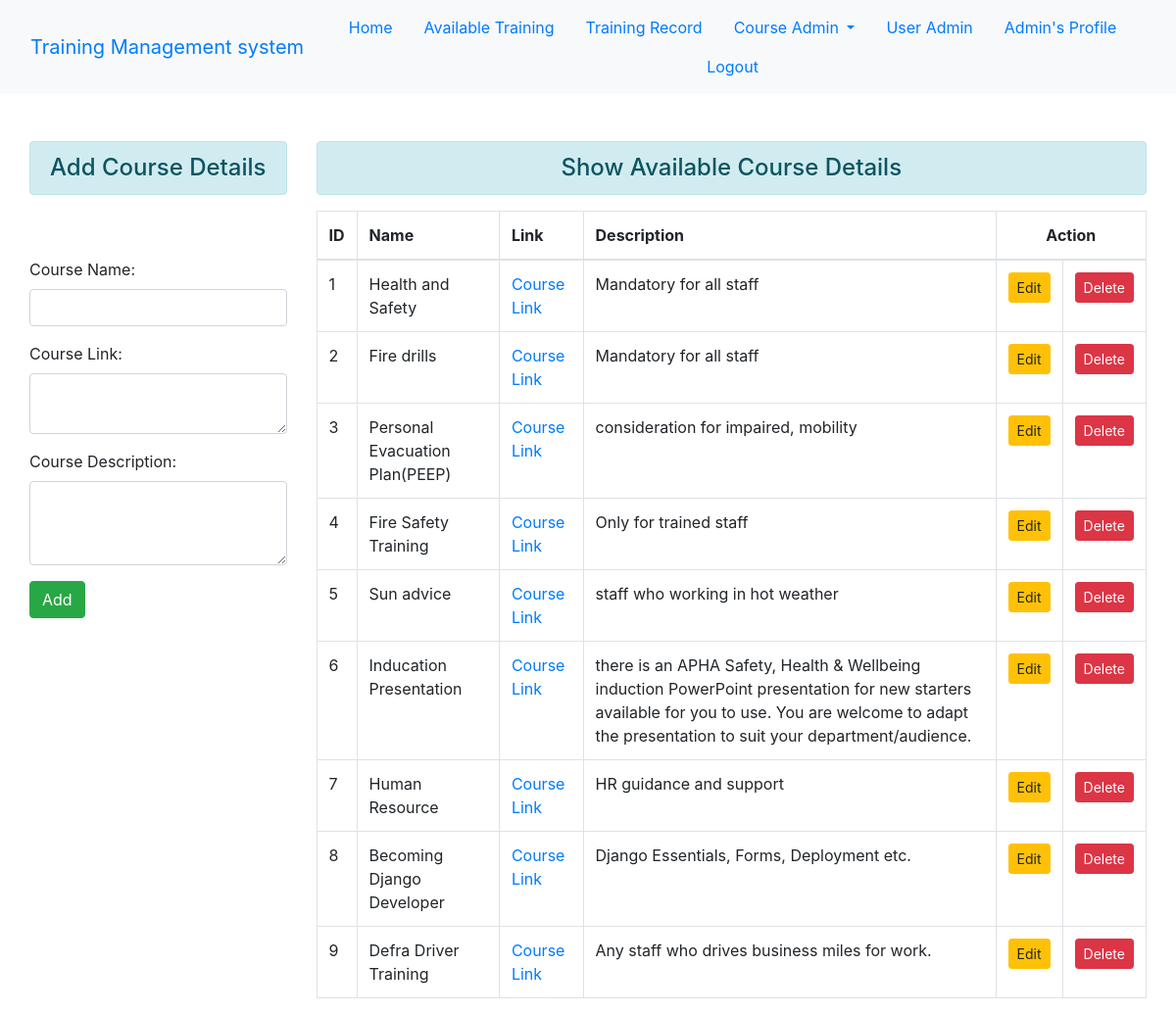
/course/add_details/ (signed in), run on the app's committed database.
### courseapp/models.py (models this page shows, shortened)
class CourseDetails(models.Model):
    course_name = models.CharField(max_length=100, unique=True, blank=False)
    course_link = models.URLField(verbose_name="Course Link", max_length=1000, unique=True, blank=False)
    course_desc = models.TextField(blank=True)

### courseapp/views.py (the view)
# urls.py: path('add_details/', views.add_course, name='add_details'),
@user_passes_test(lambda user: user.is_superuser)
def add_course(request):
    if request.method == 'POST':
        fm = CourseDetailsForm(request.POST)
        if fm.is_valid():
            fm.save()
            fm = CourseDetailsForm()
            messages.success(request, 'Course Successfully Added!!')
    else:
        fm = CourseDetailsForm()
    courses = CourseDetails.objects.all()
    return render(request, 'courseapp/add_details.html', {'form':fm, 'courses':courses})

### courseapp/forms.py
class CourseDetailsForm(forms.ModelForm):
    class Meta:
        model = models.CourseDetails
        fields = "__all__"
        labels = { 'course_name': 'Course Name', 'course_link': 'Course Link', 'course_desc':'Course Description'}
        widgets = { 'course_name': forms.TextInput(attrs={'class':'form-control'}),
                   'course_link': forms.Textarea(attrs={'rows':2, 'class':'form-control'}),
                   'course_desc': forms.Textarea(attrs={'rows':3, 'class':'form-control'})}

### courseapp/templates/courseapp/add_details.html (shortened to what this page needs)
{% extends 'enrollapp/base.html' %}
{% block content %}
<div class="row">
    <div class="col-sm-3 ">
        <h4 class="text-center alert alert-info"> Add Course Details </h4>
        <br/>
        <br>
        <form action="" method = "POST">
            {{ form.as_p }}
            <input type="submit" class="btn btn-success" value="Add">
        </form>
    </div>
    <div class="col-sm-9">
        <h4 class="text-center alert alert-info"> Show Available Course Details </h4>
        {% if courses %}
            <table class="table table-hover table-bordered">
                <thead>
                    <tr>
                        <th scope="col">ID</th>
                        <th scope="col">Name</th>
                        <th scope="col">Link</th>
                        <th scope="col">Description</th>
                        <th scope="col" colspan="2" style="text-align:center">Action</th>
                    </tr>
                </thead>
                <tbody>
                    {% for course in courses %}
                        <tr>
                            <td scope="row">{{course.id}}</td>
                            <td>{{course.course_name}} </td>
                            <td><a href="{{course.course_link}}" target="_blank">Course Link</a></td>
                            <td>{{course.course_desc}}</td>
                            <td>
                                <a href="{% url 'update_course' course.id %}" class="btn btn-warning btn-sm">Edit</a>
                            </td>
                            <td>
                                <form action="{% url 'delete_course' course.id %}" method="post" class="d-inline">
                                    <input type="submit" class="btn btn-danger btn-sm" onclick='confirm("Are you sure to delete this record?")' value="Delete">
                                </form>
                            </td>
                        </tr>
                    {% endfor %}
                </tbody>
          </table>
        {%else%}
            <h4 class="text-center alert alert-warning"> No Records</h4>
        {% endif %}
    </div>
</div>
{% endblock content %}

### enrollapp/templates/enrollapp/navbar.html (shortened to what this page needs)
{% if user.is_authenticated  %}
<nav class="navbar navbar-expand-lg bg-body-tertiary bg-light" style="background-color: #e3f2fd;">
  <div class="container-fluid">
    <a class="navbar-brand" href="{% url 'home'%}">Training Management system</a>
    <div class="collapse navbar-collapse" id="navbarNavDropdown">
      <ul class="nav justify-content-center">
        <li class="nav-item">
          <a class="nav-link active" aria-current="page" href="{% url 'home'%}">Home</a>
        </li>
        <li class="nav-item">
          <a class="nav-link" href="{% url 'show_availtraining'%}">Available Training</a>
        </li>
        <li class="nav-item">
          <a class="nav-link" href="{% url 'show_trainingrecord'%}">Training Record</a>
        </li>
        {% if user.is_superuser %}
        <li class="nav-item dropdown">
          <a class="nav-link dropdown-toggle" href="#" role="button" data-toggle="dropdown" aria-haspopup="true" aria-expanded="false">
           Course Admin
          </a>
        </li>
        <li class="nav-item">
          <a class="nav-link" href="{% url 'userdetail'%}">User Admin</a>
        </li>
        {% endif %}
        <li class="nav-item">
          <a class="nav-link" href="{% url 'profile'%}">{{user.username}}'s Profile</a>
        </li>
        <li class="nav-item">
          <a class="nav-link" href="{% url 'logout'%}">Logout</a>
        </li>
      </ul>
    </div>
  </div>
</nav>
    {% endif %}

### data on the page
CourseDetails: id "1", course_name "Health and Safety", course_desc "Mandatory for all staff"
CourseDetails: id "2", course_name "Fire drills", course_desc "Mandatory for all staff"
CourseDetails: id "3", course_name "Personal Evacuation Plan(PEEP)", course_desc "consideration for impaired, mobility"
CourseDetails: id "4", course_name "Fire Safety Training", course_desc "Only for trained staff"
CourseDetails: id "5", course_name "Sun advice", course_desc "staff who working in hot weather"
CourseDetails: id "6", course_name "Inducation Presentation", course_desc "there is an APHA Safety, Health & Wellbeing induction PowerPoint presentation for new starters available for you to use. You are welcome to adapt the presentation to suit your department/audience."
CourseDetails: id "7", course_name "Human Resource", course_desc "HR guidance and support"
CourseDetails: id "8", course_name "Becoming Django Developer", course_desc "Django Essentials, Forms, Deployment etc."
CourseDetails: id "9", course_name "Defra Driver Training", course_desc "Any staff who drives business miles for work."

### other printed values
{{ user.username }} "Admin"
